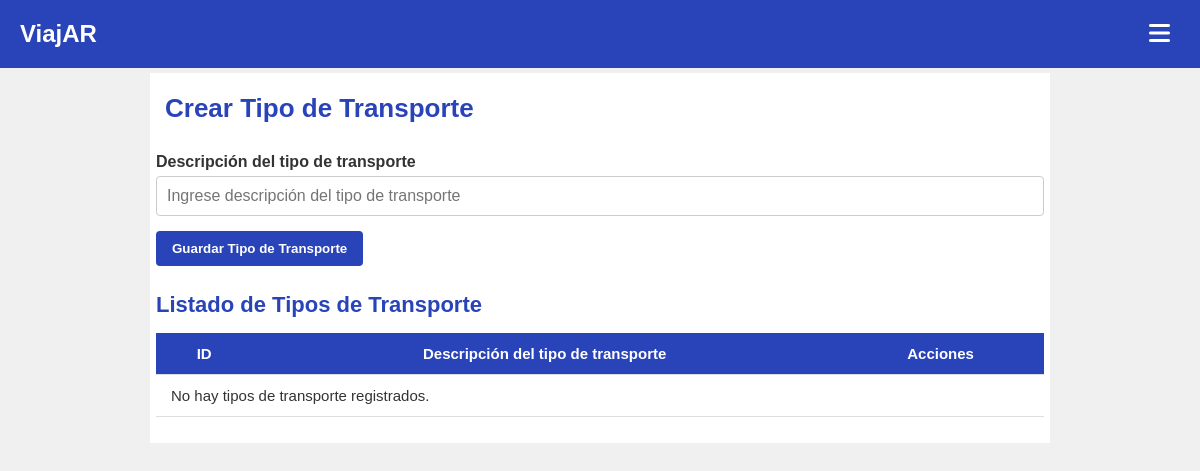
/index.php?page=tipos_transportes (signed in), run on an earlier commit of the app's database.
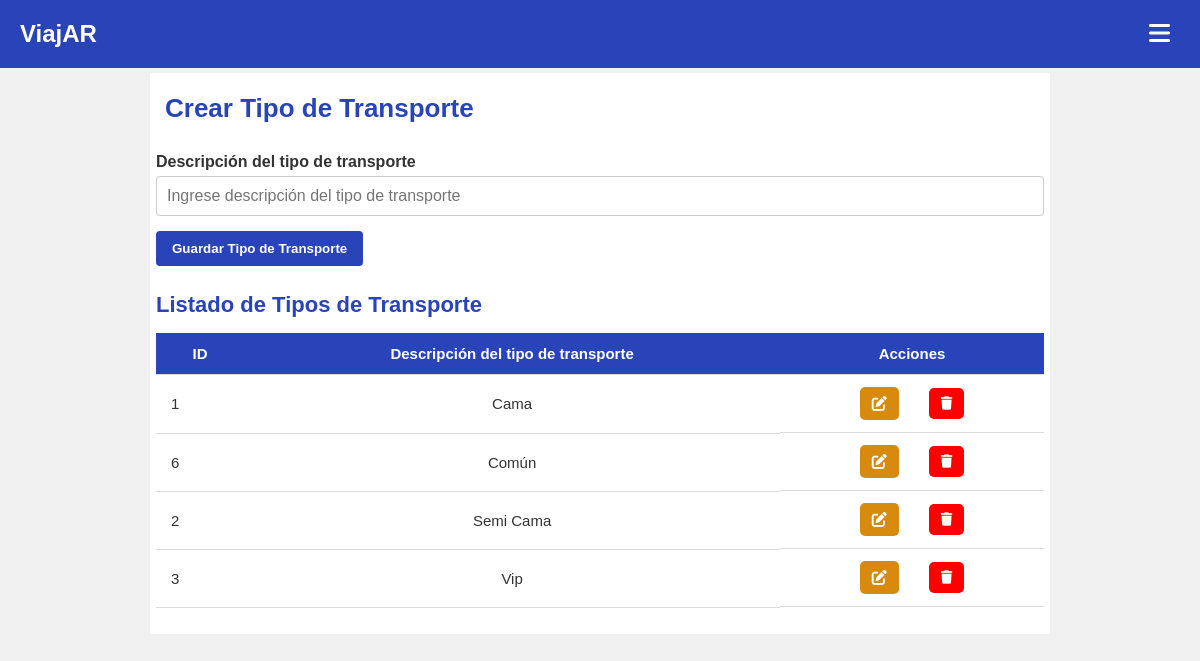
And on a later commit of the database.
### tables this page shows
CREATE TABLE `tipo_transporte` (
  `id_tipo_transporte` int NOT NULL AUTO_INCREMENT,
  `descripcion` varchar(60) DEFAULT NULL,
  `activo` tinyint DEFAULT '1',
  PRIMARY KEY (`id_tipo_transporte`)
);

### index.php (called while the page is built, shortened)
<?php
$plantilla = new PlantillaControlador();
$plantilla -> traer_plantilla();

### models/tipo_transporte.php (called while the page is built, shortened)
<?php
require_once('conexion.php');
class TipoTransporte {
    public function traer_tipos_transportes() {
        $conexion = new Conexion();
        $query = "SELECT * FROM tipo_transporte WHERE activo = 1 ORDER BY descripcion ASC";
        return $conexion->consultar($query);
    }
}

### models/conexion.php (called while the page is built, shortened)
<?php
class Conexion {
    private $con;
    private $servidor;
    private $usuario;
    private $password;
    private $base_datos;
    public function __construct() {
        $this->servidor = 'localhost';
        $this->usuario = 'root';
        $this->password = 'hola';
        $this->base_datos = 'viajar';
    }
    public function conectar() {
        if (!$this->con) {
            $this->con = new mysqli($this->servidor, $this->usuario, $this->password, $this->base_datos);
            $this->con->set_charset("utf8");
        }
        return $this->con;
    }
    public function consultar($query) {
        $resultado = $this->conectar()->query($query);
        $data = [];
        if ($resultado && $resultado->num_rows > 0) {
            while ($row = $resultado->fetch_assoc()) {
                $data[] = $row;
            }
        }
        return $data;
    }
}

### views/paginas/tipos_transportes.php (the view, shortened to what this page needs)
<?php
require_once('models/tipo_transporte.php');
require_once('models/conexion.php');
$tipo_transporte_model = new TipoTransporte();
$result_tipos_transportes = $tipo_transporte_model->traer_tipos_transportes();
$editing_mode = false;
$descripcion_form = '';
?>
<!DOCTYPE html>
<html lang="es">
<head>
    <link rel="stylesheet" href="assets/css/listado_usuarios.css?v=1">
    <link rel="stylesheet" href="https://cdnjs.cloudflare.com/ajax/libs/font-awesome/6.0.0-beta3/css/all.min.css">
</head>
<body>
    <div class="container">
        <form method="post" action="controllers/tipos_transportes/tipos_transportes.controlador.php">
            <h1><?php echo $editing_mode ? 'Editar Tipo de Transporte' : 'Crear Tipo de Transporte'; ?></h1>
            <label for="id_tipo_transporte_descripcion">Descripción del tipo de transporte</label>
            <input
                type="text"
                id="id_tipo_transporte_descripcion"
                name="descripcion"
                placeholder="Ingrese descripción del tipo de transporte"
                value="<?php echo $descripcion_form; ?>"
            >
            <button type="submit"><?php echo $editing_mode ? 'Actualizar Tipo de Transporte' : 'Guardar Tipo de Transporte'; ?></button>
        </form>
    </div>
    <div class="container">
        <h2>Listado de Tipos de Transporte</h2>
        <table>
            <thead>
                <tr>
                    <th>ID</th>
                    <th class="nombre-transporte">Descripción del tipo de transporte</th>
                    <th id="acciones">Acciones</th>
                </tr>
            </thead>
            <tbody>
                <?php
                if (empty($result_tipos_transportes)): ?>
                    <tr>
                        <td colspan="4">No hay tipos de transporte registrados.</td>
                    </tr>
                <?php else: ?>
                    <?php foreach($result_tipos_transportes as $tipo_transporte_actual){ ?>
                    <tr>
                        <td><?php echo htmlspecialchars($tipo_transporte_actual['id_tipo_transporte']); ?></td>
                        <td class="nombre-transporte"><?php echo htmlspecialchars($tipo_transporte_actual['descripcion']); ?></td>
                        <td class="acciones-botones">
                            <a id="editar" href="index.php?page=tipos_transportes&id=<?php echo htmlspecialchars($tipo_transporte_actual['id_tipo_transporte']); ?>">
                                <i class="fa-solid fa-pen-to-square" type="button"></i>
                            </a>
                            <form method="post" action="controllers/tipos_transportes/tipos_transportes.controlador.php" onsubmit="return confirm('¿Seguro que quieres eliminar este tipo de transporte?');">
                                <button id="eliminar" type="submit"><i class="fa-solid fa-trash"></i></button>
                            </form>
                        </td>
                    </tr>
                    <?php } ?>
                <?php endif; ?>
            </tbody>
        </table>
    </div>
</body>
</html>

What changed in the data, as far as the page shows it:
added tipo_transporte: id_tipo_transporte "1", descripcion "Cama"
added tipo_transporte: id_tipo_transporte "6", descripcion "Común"
added tipo_transporte: id_tipo_transporte "2", descripcion "Semi Cama"
added tipo_transporte: id_tipo_transporte "3", descripcion "Vip"
Also different on the page:
text no longer shown: "No hay tipos de transporte registrados."
